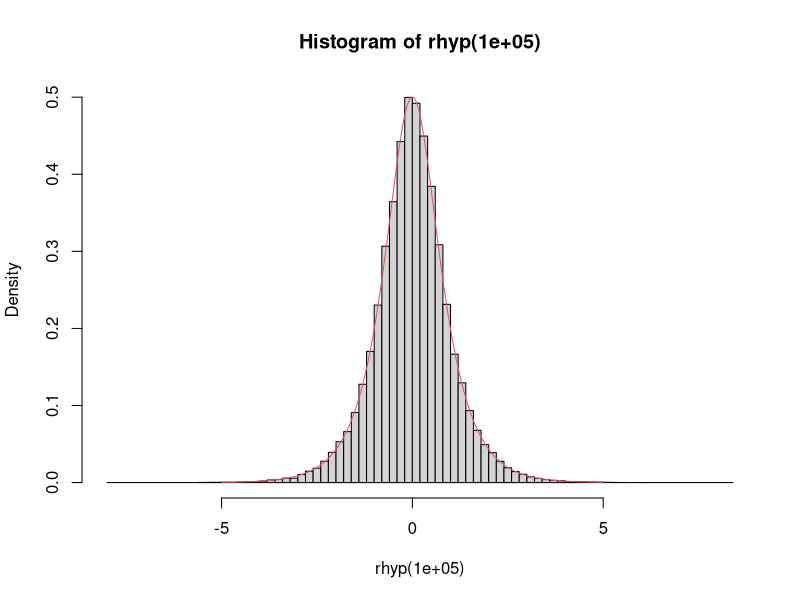
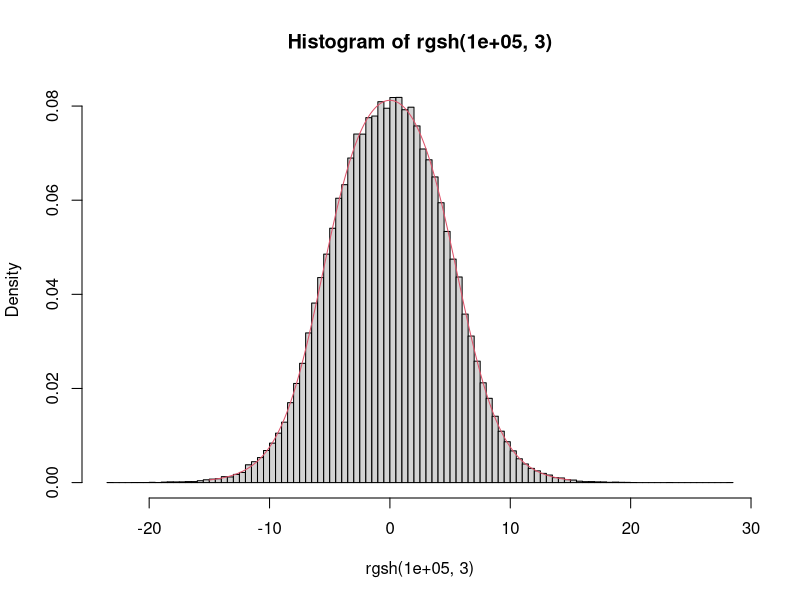

The R source for these figures, in order:
#Homework Implementation of Hyperbolic Distribution

dhyp <- function(x){
1/(2*cosh(pi*x*0.5))}

phyp <- function(x){
0.5+1/pi*atan(sinh(pi*x*0.5))}

qhyp <- function(q){
-2/pi * asinh(tan(pi/2 - pi*q))}

rhyp <- function(x){
y=runif(x,0,1)
r=qhyp(y)
r
}

x=seq(-5,5,by=0.001)
hist(rhyp(100000),breaks=100,probability=T)
lines(x,dhyp(x),col=2)


#Generalised Hyperbolic Distribution
acot=function(z){
pi/2-atan(z)
}

#http://de.wikipedia.org/wiki/Arccot

acoth=function(x){
1/2*log((x+1)/(x-1))
}

#http://de.wikipedia.org/wiki/Tanh

dgsh<-function(x,t){

if(-pi<t && t<=0){
a<-cos(t)
c2<-sqrt((pi^2-t^2)/3)
c1<-sin(t)/t*c2}
if(t< (-pi)){
warning("t between -pi and infinity")
}
else{
a<-cosh(t)
c2<-sqrt((pi^2-t^2)/3)
c1<-sinh(t)/t*c2}   

c1*exp(c2*x)/(exp(2*c2*x)+2*a*exp(c2*x)+1)
}

pgsh <- function(x,t){
if(-pi<t && t<0){
c2<-sqrt((pi^2-t^2)/3)
p=1+1/t *acot(-(exp(c2*x)+cos(t))/sin(t))}

if(t< (-pi)){
warning("t between -pi and infinity")
}

if(t==0)
p=exp(pi*x/sqrt(3))/(1+exp(pi*x/sqrt(3)))

else
{
c2<-sqrt((pi^2-t^2)/3)
p=1-1/t*acoth((exp(c2*x)+cosh(t))/sinh(t))
}
p
}


qgsh=function(u,t){
if(-pi<t && t<0){
c2<-sqrt((pi^2-t^2)/3)
q=1/c2*log(sin(t*u)/(sin(t*(1-u))))}

if(t< (-pi)){
warning("t between -pi and infinity")
}

if(t==0)
q=sqrt(3)/pi*log(u/(1-u))

else
{
c2<-sqrt((pi^2-t^2)/3)
q=1/c2*log((sinh(t*u))/(sinh(t*(1-u))))
}
q
}

rgsh=function(x,t){
y=runif(x,0,1)
r=qgsh(y,t)
r
}

x=seq(-15,15,by=0.001)
hist(rgsh(100000,3),breaks=100,probability=T)
lines(x,dgsh(x,3),col=2)
